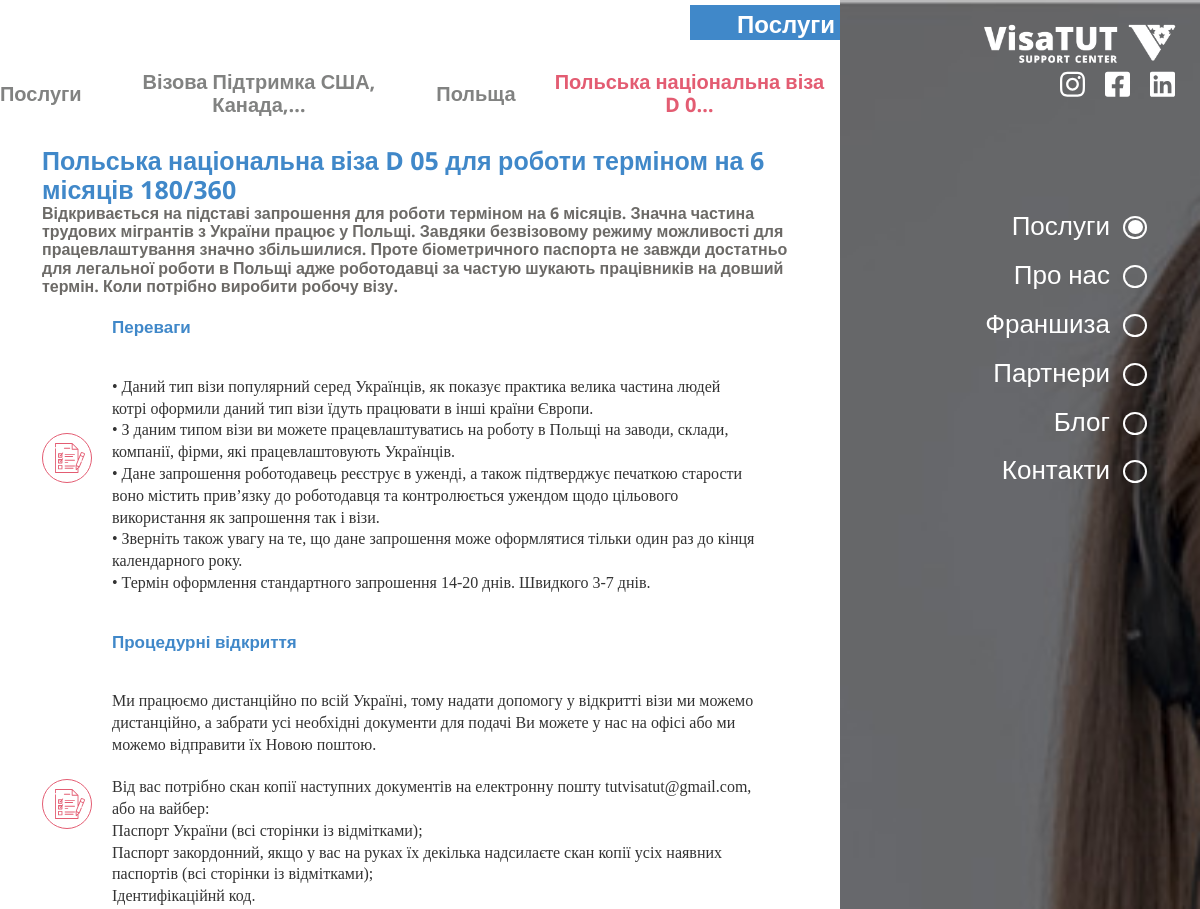
/service/2/2/3/ (upper part), run on an earlier commit of the app's database.
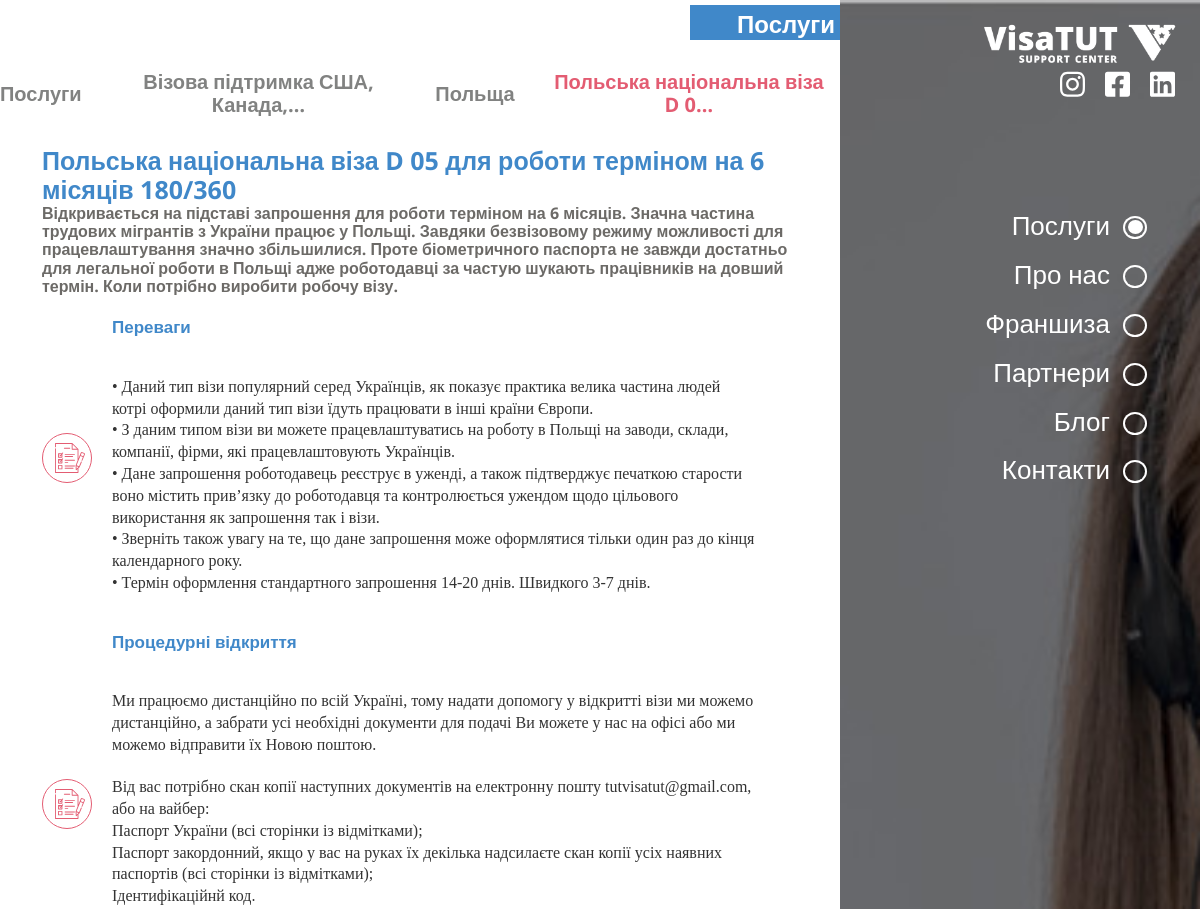
And on a later commit of the database.
### project/service/models.py (models this page shows, shortened)
class ServiceCategory(MetaData):
    title           = models.CharField(verbose_name=('Назва'), max_length=255, blank=True, null=True)
    image       = models.ImageField(verbose_name=("Зображення"), blank=True, null=True, upload_to='service_category/')
    updated         = models.DateTimeField(verbose_name='Змінено', auto_now=True)
    class Meta:
        verbose_name = ('Категорія послуг')
        verbose_name_plural = ('Категорії послуг')

class Country(MetaData):
    title           = models.CharField(verbose_name=("Назва"), max_length=255, blank=True, null=True,)
    image           = models.ImageField(verbose_name=("Зображення"), blank=True, null=True, upload_to='country/')
    categories      = models.ManyToManyField(verbose_name=("Категорії послуг"), to='service.ServiceCategory', related_name='countries', blank=True)
    updated         = models.DateTimeField(verbose_name='Змінено', auto_now=True)
    class Meta:
        verbose_name = 'Країна'
        verbose_name_plural = 'Країни'

class Service(MetaData):
    title           = models.CharField(verbose_name=('Заголовок'), max_length=255, blank=True, null=True,)
    countries       = models.ForeignKey(verbose_name=("Країна"), to="service.Country", on_delete=models.CASCADE, related_name='services', blank=True, null=True)
    header          = models.TextField(verbose_name=("Підзаголовок"), blank=True, null=True, max_length=1000)
    advantages      = HTMLField(verbose_name=("Переваги"),            blank=True, null=True)
    procedure       = HTMLField(verbose_name=("Процедура відкриття"), blank=True, null=True)
    addition        = HTMLField(verbose_name=("Додаткові вимоги"),    blank=True, null=True)
    updated         = models.DateTimeField(verbose_name='Змінено', auto_now=True)
    class Meta:
        verbose_name = 'Послуга країни'
        verbose_name_plural = 'Послуги країн'

### project/views.py (the view)
# urls.py: path('service/<country_pk>/<service_category_pk>/<post_id>/',   service,      name='service'),
def service(request, country_pk, service_category_pk, post_id):
    country             = Country.objects.get(pk=country_pk)
    country_services    = Service.objects.filter(countries__id__in=[country.pk,])
    service_category    = ServiceCategory.objects.get(pk=service_category_pk)
    service             = Service.objects.get(pk=post_id)
    return render(request, 'service.html', locals())

### templates/service.html (shortened to what this page needs)
<!DOCTYPE html>
<html lang="en">
<head>
	<link rel="stylesheet" href="/static/css/jquery.fancybox.min.css">
	<link rel="stylesheet" href="/static/css/style.css?v=2">
</head>
<body class="services_fixed">
	<div class="nav-bar">
		<a class="logo_link" href="#">
			<div class="logo-wrap">
				<img src="/static/img/logo.png" alt="">
			</div>
		</a>
		<div class="hidden_nav-bar">
			<div data-index="2" data-menuanchor="secondPage" class="hidden_name slide psevdo_link">
				<div class="psevdo_point">
					<div class="psevdo_sub-point psevdo_sub-point_active">
					</div>
				</div>
				<a href="#secondPage">
					Послуги
				</a>
			</div>
			<div data-index="3" data-menuanchor="3thPage" class="hidden_name slide psevdo_link">
				<div class="psevdo_point">
					<div class="psevdo_sub-point">
					</div>
				</div>
				<a href="#3thPage">
					Про нас
				</a>
			</div>
			<div data-index="4" data-menuanchor="4thpage" class="hidden_name slide psevdo_link">
				<div class="psevdo_point">
					<div class="psevdo_sub-point">
					</div>
				</div>
				<a href="#4thpage">
					Франшиза
				</a>
			</div>
			<div data-index="5" data-menuanchor="5thpage" class="hidden_name slide psevdo_link">
				<div class="psevdo_point">
					<div class="psevdo_sub-point">
					</div>
				</div>
				<a href="#5thpage">
					Партнери
				</a>
			</div>
			<div data-index="6" data-menuanchor="6thpage" class="hidden_name slide psevdo_link">
				<div class="psevdo_point">
					<div class="psevdo_sub-point">
					</div>
				</div>
				<a href="#6thpage">
					Блог
				</a>
			</div>
			<div data-index="7" data-menuanchor="7thpage" class="hidden_name slide psevdo_link">
				<div class="psevdo_point">
					<div class="psevdo_sub-point">
					</div>
				</div>
				<a href="#7thpage">
					Контакти
				</a>
			</div>
		</div>
		  <div class="sociate-block">
			<div class="sociate-prof">
			</div>
			<div class="sociate-prof">
			</div>
			<div class="sociate-prof">
			</div>
		</div>
	</div>
		<section id="sect2" class="sect_name section sect2 services2">
			<div class="default-block">
				<div class="default-content">
					<div class="main__title">
						<h1 class="title_name">
							Послуги
						</h1>
					</div>
					<div class="mini-navigation-block">
						<div data-nav="nav1" data-scheme="101" class="nav_name nav_name_link nav_name_first">
							Послуги
						</div>
						<div data-scheme="{{ service_category.pk }}" class="nav_name nav_name_link">
							{{service_category.title|truncatechars_html:30}}
						</div>
						<div class="nav_name">
							<a href="{% url 'services' country.pk service_category.pk %}">
								{{ country.title|truncatechars_html:30 }}
							</a>
						</div>
						<div class="nav_name nav_name_active">
							{{ service.title|truncatechars_html:30 }}
						</div>
					</div>
					<div class="blog-block normalScroll">
						<div class="main_service_title">
							{{ service.title }}
						</div>
						<div class="sub_service_text">
							{{ service.header }}
						</div>
						<div class="services_flex-block">
							{% include '_svg_service.html' %}
							<div class="content_num-block">
								<div class="content_num">
									Переваги
								</div>
								<div class="sub_content_num">
									{{ service.advantages|safe }}
								</div>
							</div>
						</div>
						<div class="services_flex-block">
							{% include '_svg_service.html' %}
							<div class="content_num-block">
								<div class="content_num">
									Процедурні відкриття
								</div>
								<div class="sub_content_num">
									{{ service.procedure|safe }}
								</div>
							</div>
						</div>
					</div>
				</div>
				<div class="default-image default-image-1">
				</div>
			</div>
		</section>
</body>
</html>

### templates/includes/meta_og.html (shortened to what this page needs)
{% load static %}

### templates/_svg_service.html (shortened to what this page needs)
<div class="svg_num">
</div>

### static/css/style.css (style rules this page uses)
html { line-height:1.15;-webkit-text-size-adjust:100% }
body { margin:0 }
h1 { font-size:2em;margin:0.67em 0 }
a { background-color:transparent }
img { border-style:none }
@media (min-width: 996px) { body,html { overflow:hidden } }
.default-image { height:100vh }
.default-image-1 { background:url("../img/bg-2.jpg") no-repeat center top/cover }
.hidden_nav-bar { position:fixed;align-items:center;right:40px;top:300px;z-index:9999 }
.hidden_name { flex:1;color:#fff;font-size:26px;flex:1;text-align:right;margin-right:15px;cursor:pointer;margin-top:19px }
.hidden_name a { text-decoration:none;color:#fff }
body { position:relative }
.nav-bar { top:20px;right:20px;position:fixed;z-index:999 }
.logo-wrap { width:200px }
.logo-wrap img { width:100% }
.svg_soc { color:#fff;transform:all .2s;width:25px;cursor:pointer;margin-left:20px }
.sociate-block { display:flex;align-items:center;margin-left:60px }
.sociate-prof { transition:all .2s }
.sect_name { position:relative;height:100vh !important;overflow-x:hidden }
.logo_link { display:block;height:50px }
.sect2 { overflow:hidden }
.default-block { height:100vh;display:flex }
.default-content { background:#fff;position:relative;width:45%;overflow:hidden;transition:all .4s }
.default-image { width:55%;transition:all .4s }
.main__title { position:relative;display:flex;justify-content:flex-end }
.title_name { align-self:center;margin:0;color:#fff;text-align:right;font-size:1.5em;right:0;height:35px;width:150px;padding:5px 5px 0 0;background-color:#4088c9;color:#fff;text-align:right;font-size:1.5em;align-self:flex-end;margin-top:5px }
.mini-navigation-block { display:flex;align-items:center;justify-content:flex-end;margin:30px 0 }
.nav_name { cursor:pointer;color:#818281;font-size:20px;font-weight:700;text-align:center;transition:all .2s }
.nav_name_active { cursor:pointer;color:#e35c72;margin-right:10px }
.main_service_title { color:#4088c9;font-size:25px;font-weight:700 }
.sub_service_text { color:#6c6a67;font-weight:700 }
.services_flex-block { display:flex;align-items:center }
.svg_num { width:15% }
.svg_num svg { width:100% }
.content_num-block { display:flex;flex-direction:column;width:85% }
.content_num { color:#4088c9;font-size:17px;line-height:1.42857143;margin:10px 0;font-weight:700 }
.sub_content_num { line-height:1.3;margin-top:10px;color:#6c6a67 }
@media (max-width: 1449px) { .default-content { width:60% } }
@media (max-width: 1449px) { .default-image { width:40% } }
.blog-block { display:flex;flex-direction:column;height:100%;overflow:auto;margin-top:10px;padding-bottom:60px }
.services2 .nav_name a { text-decoration:none;color:#818281;transition:all .2s }
.services2 .default-content { width:70% }
.services2 .default-image { width:30% }
.services2 .blog-block { padding-bottom:150px }
.services_fixed .blog-block { width:90%;height:70%;margin:0 auto }
.services_fixed .services_flex-block { margin-top:10px }
.services_fixed .svg_num { position:relative;border:1px solid #e35c72;border-radius:50%;width:50px;height:50px;margin-right:20px }
.services_fixed .svg_num svg { position:relative;left:12px;top:9px;width:30px;fill:#e35c72 }
.services_fixed .hidden_name { display:flex;align-items:center;flex-direction:row-reverse }
.services_fixed .psevdo_point { box-shadow:0 0 0 2px #fff;width:20px;height:19px;border-radius:50%;position:relative;display:flex;justify-content:center;align-self:center;margin-left:15px;margin-top:3px }
.services_fixed .psevdo_sub-point { width:16px;height:15px;align-self:center;border-radius:100%;display:inline-block;text-decoration:none;position:absolute }
.services_fixed .psevdo_sub-point_active { width:15px;height:14px;align-self:center;border-radius:100%;display:inline-block;text-decoration:none;position:absolute;color:#fff;background-color:#fff;top:2.5px;left:3px }
body { position:relative;padding:0;margin:0;font-family:'Open Sans', sans-serif;font-weight:400;background-color:#fff }
*,*:after,*:before { box-sizing:border-box }
.normalScroll { overflow:auto }

What changed in the data, as far as the page shows it:
changed ServiceCategory: title "Візова Підтримка США, Канада,…" → "Візова підтримка США, Канада,…"
